Frame 1 (no input): blank canvas, image omitted
Frame 60 (no input): blank canvas, image omitted
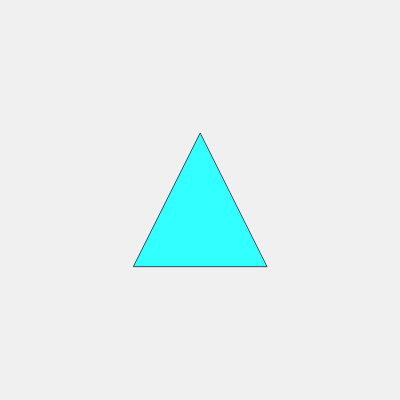
Frame 120 (the mouse pressed at the canvas centre since frame 60)

The p5.js sketch whose frames 1 and 60 were blank and that drew this single picture after the mouse press (run headless with seeded random() and noise() and a simulated clock; from frame 60 on, the mouse is pressed at the canvas centre):

// p5.js sketch
// ── sketch.js
function setup() {
	createCanvas(400, 400);
}

function draw(){
	background(240);
	
	translate(width/2, height/2);
	scale(mouseX / 300, mouseY / 300);

fill(50, 500, 300);
	triangle(0, -100, -100, 100, 100, 100);
	
}
